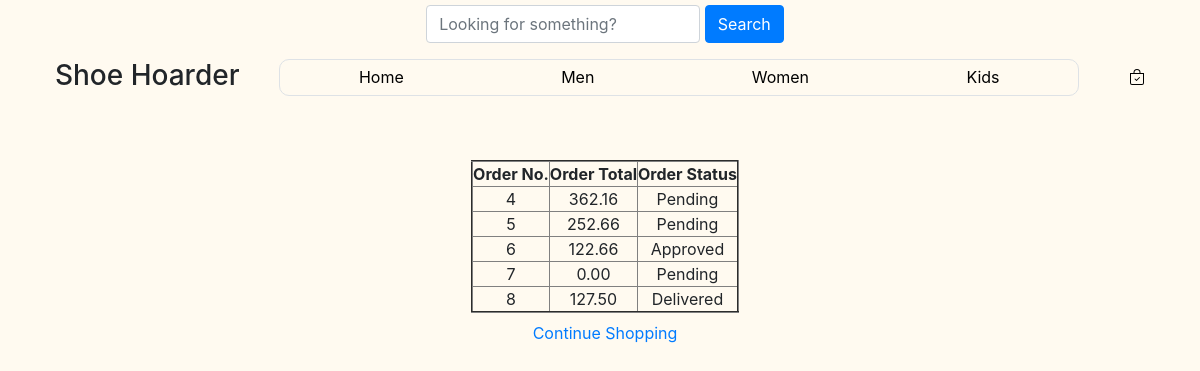
Page /orders (signed in) on the committed database.
### website/models.py (models this page shows)
class Order(models.Model):
    creationDate = models.DateField(auto_now=True)
    status=models.CharField(max_length=100,choices=OPTIONS)
    details=models.ManyToManyField('Product',through='OrderDetails')
    totalPrice=models.DecimalField(max_digits=6,decimal_places=2,null=True,blank=True)
    customer=models.ForeignKey('Customer',on_delete=models.CASCADE)

### website/views.py (the view)
# urls.py: path('orders',views.viewOrders,name='customerOrders'),
def viewOrders(request):
    orders=Order.objects.filter(customer__user__username=request.user.username)
    orders=list(orders)
    return render(request,'website/orders.html',{'orders':orders})

### website/templates/website/orders.html (shortened to what this page needs)
{% extends 'website/base.html' %}
{% block 'content' %}
<div class="w-100 d-flex  mt-5 justify-content-center">
    <div class="ordersContainer">
        <table border="2" class="tableOfOrders">
            <tr>
                <th>Order No.</th>
                <th>Order Total</th>
                <th>Order Status</th>
            </tr>
            {% for order in orders %}
            <tr>
                <td>{{order.id}}</td>
                <td>{{order.totalPrice}}</td>
                <td>{{order.status}}</td>
            </tr>
            {% endfor %}
            </table>
            <div class="d-flex justify-content-center mt-2 align-items-baseline">
                <a href="{%url 'home'%}">Continue Shopping</a>
            </div>
    </div>
</div>
{% endblock %}

### website/static/website/base.css (style rules this page uses)
* { margin: 0; padding:0; }
body { width: 100%; height:100%; background-color: floralwhite; margin: 5px; }
td { text-align: center; }

### rows in the picture
Order: id "4", totalPrice "362.16", status "Pending"
Order: id "5", totalPrice "252.66", status "Pending"
Order: id "6", totalPrice "122.66", status "Approved"
Order: id "7", totalPrice "0.00", status "Pending"
Order: id "8", totalPrice "127.50", status "Delivered"
